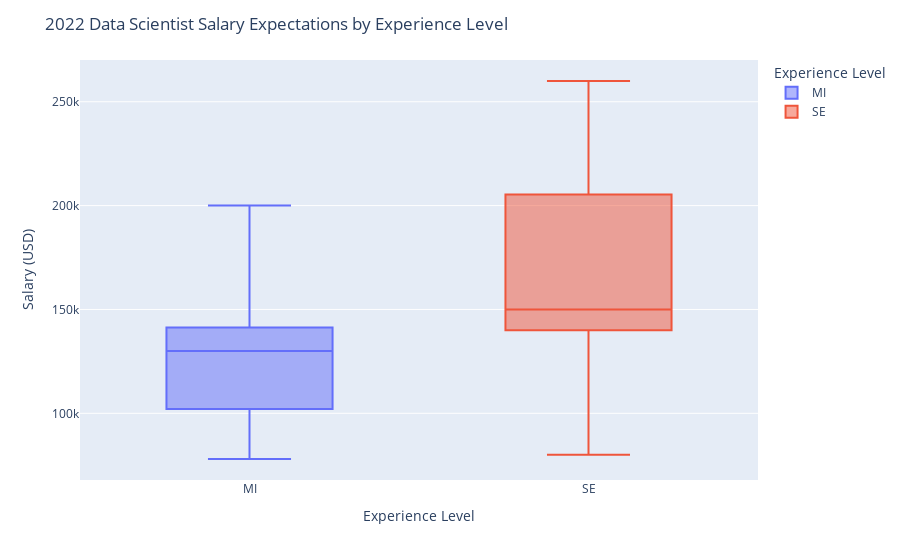

Write notebook code for a chart like this one.
### Markdown cell above
### Visualize Reported Salariy Distribution by Experience

### Code cell
#Boxplot visualation of salary and experience level
fig = px.box(USDS2022 , x='experience_level', y='salary_in_usd', color='experience_level')

#Update layout features
fig.update_layout(
    title="2022 Data Scientist Salary Expectations by Experience Level",
    xaxis_title="Experience Level",
    yaxis_title="Salary (USD)",
    legend_title="Experience Level",
)

#display chart
fig.show()

### Figure 1 — Plotly figure (JSON) as saved in the notebook; plotly's stock layout.template omitted (floating-point values rounded to 4 significant figures)
{"data": [{"alignmentgroup": "True", "hovertemplate": "experience_level=%{x}<br>salary_in_usd=%{y}<extra></extra>", "legendgroup": "MI", "marker": {"color": "#636efa"}, "name": "MI", "notched": false, "offsetgroup": "MI", "orientation": "v", "showlegend": true, "type": "box", "x": ["MI", "MI", "MI", "MI", "MI", "MI", "MI", "MI", "MI", "MI"], "x0": " ", "xaxis": "x", "y": [130000, 90000, 200000, 120000, 135000, 78000, 141300, 102100, 160000, 130000], "y0": " ", "yaxis": "y"}, {"alignmentgroup": "True", "hovertemplate": "experience_level=%{x}<br>salary_in_usd=%{y}<extra></extra>", "legendgroup": "SE", "marker": {"color": "#EF553B"}, "name": "SE", "notched": false, "offsetgroup": "SE", "orientation": "v", "showlegend": true, "type": "box", "x": ["SE", "SE", "SE", "SE", "SE", "SE", "SE", "SE", "SE", "SE", "SE", "SE", "SE", "SE", "SE", "SE", "SE", "SE", "SE", "SE", "SE", "SE", "SE", "SE", "SE", "SE", "SE", "SE", "SE", "SE", "SE", "SE", "SE", "SE", "SE", "SE", "SE", "SE", "SE", "SE", "SE", "SE", "SE", "SE", "SE", "SE", "SE"], "x0": " ", "xaxis": "x", "y": [136620, 99360, 146000, 123000, 165220, 120160, 180000, 120000, 95550, 167000, 123000, 150000, 211500, 138600, 170000, 123000, 215300, 158200, 180000, 260000, 180000, 80000, 140400, 215300, 104890, 140000, 220000, 140000, 185100, 230000, 165000, 205300, 140400, 176000, 144000, 205300, 140400, 140000, 210000, 140000, 210000, 140000, 210000, 140000, 230000, 150000, 210000], "y0": " ", "yaxis": "y"}], "layout": {"boxmode": "overlay", "legend": {"title": {"text": "Experience Level"}, "tracegroupgap": 0}, "margin": {"t": 60}, "title": {"text": "2022 Data Scientist Salary Expectations by Experience Level"}, "xaxis": {"anchor": "y", "categoryarray": ["MI", "SE"], "categoryorder": "array", "domain": [0, 1], "title": {"text": "Experience Level"}}, "yaxis": {"anchor": "x", "domain": [0, 1], "title": {"text": "Salary (USD)"}}}}
